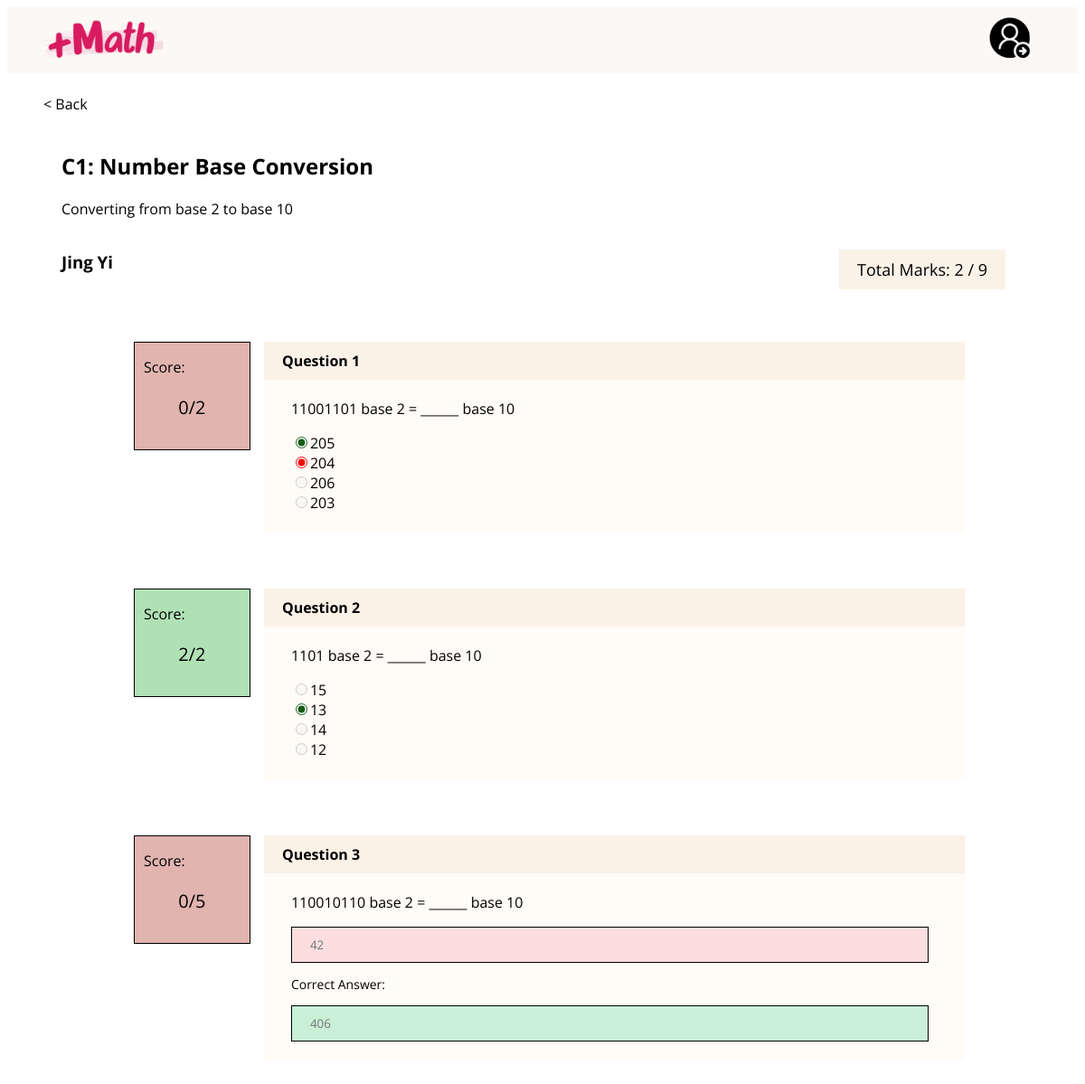
The app's page /teaViewSpecStuResponse.php?stu_quiz_id=11&quiz_id=1&student_id=1 (signed in) with its own data.
### tables this page shows
CREATE TABLE IF NOT EXISTS `quiz` (
  `quiz_id` int NOT NULL AUTO_INCREMENT,
  `quiz_name` varchar(100) NOT NULL,
  `quiz_description` varchar(10000) NOT NULL,
  `creation_time` datetime NOT NULL,
  `teacher_id` int NOT NULL,
  PRIMARY KEY (`quiz_id`),
  KEY `FK_quiz_teacher_id` (`teacher_id`)
);

CREATE TABLE IF NOT EXISTS `student` (
  `student_id` int NOT NULL AUTO_INCREMENT,
  `student_name` varchar(100) NOT NULL,
  `student_password` varchar(100) NOT NULL,
  `student_email` varchar(100) NOT NULL,
  `class_id` int DEFAULT NULL,
  PRIMARY KEY (`student_id`),
  KEY `FK_student_class_id` (`class_id`)
);

CREATE TABLE IF NOT EXISTS `student_take_quiz` (
  `stu_quiz_id` int NOT NULL AUTO_INCREMENT,
  `score` float NOT NULL,
  `submitted_date` date NOT NULL,
  `submitted_status` varchar(20) NOT NULL,
  `student_id` int NOT NULL,
  `class_quiz_id` int NOT NULL,
  PRIMARY KEY (`stu_quiz_id`),
  KEY `FK_studenttakequiz_class_quiz_id` (`class_quiz_id`),
  KEY `FK_studenttakequiz_student_id` (`student_id`)
);

CREATE TABLE IF NOT EXISTS `student_answer` (
  `stu_ans_id` int NOT NULL AUTO_INCREMENT,
  `stu_ans` varchar(100) NOT NULL,
  `is_stu_ans_correct` tinyint(1) NOT NULL,
  `stu_ques_score` int NOT NULL,
  `stu_quiz_id` int NOT NULL,
  `question_id` int NOT NULL,
  PRIMARY KEY (`stu_ans_id`),
  KEY `FK_studentanswer_question_id` (`question_id`),
  KEY `FK_studentanswer_stu_quiz_id` (`stu_quiz_id`)
);

CREATE TABLE IF NOT EXISTS `question` (
  `question_id` int NOT NULL AUTO_INCREMENT,
  `question_text` varchar(10000) NOT NULL,
  `question_type` varchar(100) NOT NULL,
  `question_score` int NOT NULL,
  `quiz_id` int NOT NULL,
  PRIMARY KEY (`question_id`),
  KEY `FK_question_quiz_id` (`quiz_id`)
);

CREATE TABLE IF NOT EXISTS `mcq_answer` (
  `mcq_answer_id` int NOT NULL AUTO_INCREMENT,
  `mcq_answer_text` varchar(100) NOT NULL,
  `is_ques_ans_correct` tinyint(1) NOT NULL,
  `question_id` int NOT NULL,
  PRIMARY KEY (`mcq_answer_id`),
  KEY `FK_mcqanswer_question_id` (`question_id`)
);

CREATE TABLE IF NOT EXISTS `structure_answer` (
  `struc_answer_id` int NOT NULL AUTO_INCREMENT,
  `struc_answer_text` varchar(10000) NOT NULL,
  `question_id` int NOT NULL,
  PRIMARY KEY (`struc_answer_id`),
  KEY `FK_structureanswer_question_id` (`question_id`)
);

### teaViewSpecStuResponse.php (the view, shortened to what this page needs)
<?php
$servername = "localhost";
$username = "root";
$password = "";
$database = "rwdd_assignment";
$conn = new mysqli($servername, $username, $password, $database);
if (isset($_GET['stu_quiz_id']) && isset($_GET['quiz_id']) && isset($_GET['student_id'])) {
    $student_id = intval($_GET['student_id']);
    $stu_quiz_id = intval($_GET['stu_quiz_id']);
    $quiz_id = intval($_GET['quiz_id']);
    $studentQuery = "SELECT student_name FROM student WHERE student_id = ?";
    $stmt = $conn->prepare($studentQuery);
    $stmt->bind_param("i", $student_id);
    $stmt->execute();
    $studentResult = $stmt->get_result();
    $student = $studentResult->fetch_assoc();
    $quizQuery = "SELECT quiz_name, quiz_description FROM quiz WHERE quiz_id = ?";
    $stmt = $conn->prepare($quizQuery);
    $stmt->bind_param("i", $quiz_id);
    $stmt->execute();
    $quizResult = $stmt->get_result();
    $quiz = $quizResult->fetch_assoc();
} else {
    echo "Invalid request. No student or quiz ID provided.";
    exit();
}
?>
<!DOCTYPE html>
<html lang="en">
<head>
</head>
<body>
<div style="position:sticky; z-index:1; top:0; height: 73px;background-color:#FBF8F5;">
        <div style="float:left; padding:10px 10px 10px 30px;">
            <img src="logo.png" style="width:150px;" onclick="window.location.href='TeaMainPage.php'">
        </div>
        <div style="float:right; padding-right:40px;">
            <div class="dropdown">
                <button class="dropbtn" id="dropbtn" type="button" onclick="profileDropDown()">
                    <img src="stuprofilebtn.png" style="width:50px;">
                </button>
            </div>
        </div>
    </div>
    <br>
    <button class="back" type="submit" name="back" onclick="window.location.href='teaViewStudentResponse.php?quiz_id=<?php echo $quiz_id; ?>'">< Back</button>
    <div class="content">
        <?php
            $studentTotalMarksQuery = mysqli_query($conn,"SELECT score FROM student_take_quiz WHERE stu_quiz_id= '$stu_quiz_id'");
            $studentTotalMarks = mysqli_fetch_array($studentTotalMarksQuery);
            $quizScoresql = mysqli_query($conn,"SELECT SUM(question_score) AS totalscore FROM question
                        inner join quiz q on question.quiz_id = q.quiz_id
                        WHERE q.quiz_id ='$quiz_id'");
            $quizScore = mysqli_fetch_array($quizScoresql);
        ?>
        <h2><?php echo htmlspecialchars($quiz['quiz_name']); ?></h2>
        <p><?php echo htmlspecialchars($quiz['quiz_description']); ?></p>
        <div class="score">
            <h3 style="float:left;"><?php echo htmlspecialchars($student['student_name']); ?></h3>
            <p style="float:right; margin-right:20px; font-size:18px; background-color:#faf1e7; padding: 10px 20px;"> Total Marks: <?php echo $studentTotalMarks['score'];?> / <?php echo $quizScore['totalscore'];?></p>
        </div>
        <?php
        if (isset($_GET['stu_quiz_id'])) {
            $stqQuizID = intval($_GET['stu_quiz_id']);
        } else {
            echo "<script>alert('Please choose a quiz.');window.location.href='stuViewAllSubmittedQuizzes.php';</script>";
        }
        $reviewquizsql = mysqli_query($conn, "SELECT sa.stu_ques_score, q.question_id ,q.question_text, q.question_score, q.question_type FROM question q INNER JOIN student_answer sa ON q.question_id = sa.question_id WHERE stu_quiz_id=$stqQuizID");
        $loop = 1;
        while($reviewquiz = mysqli_fetch_array($reviewquizsql)){
            $questionID = $reviewquiz['question_id'];
            if ($reviewquiz['question_type'] == "Multiple Choice Question"){
                $answerforquestionsql = mysqli_query($conn,"SELECT mcq_answer_text, is_ques_ans_correct FROM mcq_answer WHERE question_id=$questionID");
                $studentansforquestionsql=mysqli_query($conn,"SELECT is_stu_ans_correct,stu_ans FROM student_answer WHERE question_id=$questionID");
                $studentansforquestion = mysqli_fetch_array($studentansforquestionsql);
                echo '<div class="col-12 container-div">';
                    if ($reviewquiz['stu_ques_score'] == $reviewquiz['question_score']){
                        echo '<div class="score-div-website" style="background-color:#b0e1b4;">';
                        echo '<p style="padding-left:10px; padding-top:0px;">Score:</p>';
                        echo '<p style="text-align:center; padding-bottom:10px; font-size:20px;">' .$reviewquiz['stu_ques_score']. '/' .$reviewquiz['question_score']. '</p>';
                        echo '</div>';
                    }else{
                        echo '<div class="score-div-website" style="background-color:#e1b4b0;">';
                        echo '<p style="padding-left:10px; padding-top:0px;">Score:</p>';
                        echo '<p style="text-align:center; padding-bottom:10px; font-size:20px;">' .$reviewquiz['stu_ques_score']. '/' .$reviewquiz['question_score']. '</p>';
                        echo '</div>';
                    }
                    echo '<div class="col-12">';
                        echo '<p class="questionNo">Question '.$loop. '</p>';
                        echo '<div class="question-div" style="padding: 5px 40px 0px 30px;">';
                            echo '<p>'. $reviewquiz['question_text']. '</p>';
                            while($answerforquestion = mysqli_fetch_array($answerforquestionsql)){
                                if ($answerforquestion['is_ques_ans_correct'] == '1'){
                                    echo '<input type="radio" style="accent-color:rgb(23, 92, 23);" checked>'.$answerforquestion['mcq_answer_text'];
                                }else if ($studentansforquestion['is_stu_ans_correct'] == '0' && $answerforquestion['mcq_answer_text'] == $studentansforquestion['stu_ans']){
                                    echo '<input type="radio" style="accent-color:#FF0000;" checked>'.$answerforquestion['mcq_answer_text'];
                                }else{
                                    echo '<input type="radio" disabled>'.$answerforquestion['mcq_answer_text'];
                                }
                                echo '<br>';
                            }
                            echo '<br>';
                        echo '</div>';
                    echo '</div>';
                echo '</div>';
            }else{
                $answerforquestionsql = mysqli_query($conn,"SELECT struc_answer_text FROM structure_answer WHERE question_id=$questionID");
                $answerforquestion = mysqli_fetch_array($answerforquestionsql);
                $studentansforquestionsql=mysqli_query($conn,"SELECT stu_ans, is_stu_ans_correct FROM student_answer WHERE question_id=$questionID AND stu_quiz_id = $stqQuizID");
                $studentansforquestion = mysqli_fetch_array($studentansforquestionsql);
                echo '<div class="col-12 container-div">';
                if ($reviewquiz['stu_ques_score'] == $reviewquiz['question_score']){
                    echo '<div class="score-div-website" style="background-color:#b0e1b4;">';
                    echo '<p style="padding-left:10px; padding-top:0px;">Score:</p>';
                    echo '<p style="text-align:center; padding-bottom:10px; font-size:20px;">' .$reviewquiz['stu_ques_score']. '/' .$reviewquiz['question_score']. '</p>';
                    echo '</div>';
                    echo '<div class="score-div-mobile" style="background-color:#b0e1b4;">';
                    echo '<p style="padding-left:10px; padding-top:0px;">Score: '.$reviewquiz['stu_ques_score']. '/' .$reviewquiz['question_score']. '</p>';
                    echo '</div>';
                }else{
                    echo '<div class="score-div-website" style="background-color:#e1b4b0;">';
                    echo '<p style="padding-left:10px; padding-top:0px;">Score:</p>';
                    echo '<p style="text-align:center; padding-bottom:10px; font-size:20px;">' .$reviewquiz['stu_ques_score']. '/' .$reviewquiz['question_score']. '</p>';
                    echo '</div>';
                }
                echo '<div class="col-12">';
                echo '<p class="questionNo">Question '.$loop. '</p>';
                echo '<div class="question-div" style="padding: 5px 40px 0px 30px;">';
                echo '<p>'. $reviewquiz['question_text']. '</p>';
                if ($studentansforquestion['is_stu_ans_correct'] == '1'){
                    echo '<input type="text" placeholder="'.$studentansforquestion['stu_ans'].'" style="background-color:white; border: 1px solid black; padding:10px 20px; margin-bottom:20px; width:100%;" disabled>';
                }else{
                    echo '<input type="text" placeholder="'.$studentansforquestion['stu_ans'].'" style="background-color:#fcdede; border: 1px solid black; padding:10px 20px; width:100%;" disabled>';
                    echo '<br>';
                    echo '<p style="font-size:14px;">Correct Answer:</p>';
                    echo '<input type="text" placeholder="'.$answerforquestion['struc_answer_text'].'" style="background-color:#c9f0d7; border: 1px solid black; margin-bottom:20px; padding:10px 20px; width:100%;" disabled>';
                }
                echo '</div>';
                echo '</div>';
                echo '</div>';
            }
            echo '<br>';
            $loop +=1;
        }?>
    </div>
</body>
</html>

### teaViewSpecStuResponse.php (style rules this page uses)
* { font-family: "Open Sans", sans-serif; box-sizing:border-box; }
@media only screen and (min-width: 768px) { .col-12 { width: 100%; } }
@media only screen and (min-width: 768px) { .score-div-website { border:1px solid black; width:150px; height: 120px; } }
@media only screen and (min-width: 768px) { .question-div { width:100%; height: auto; margin-left:15px; padding: 10px 20px; background-color:#fffbf7; margin-top:0px; } }
@media only screen and (min-width: 768px) { .container-div { display:flex; padding:40px 80px 0px 80px; } }
@media only screen and (min-width: 768px) { .questionNo { width:100%; background-color:#faf1e7; margin-left:15px; margin-top:0px; margin-bottom:0px; padding:10px 20px; font-weight:bold; } }
.back { font-size: 16px; background-color:white; border-style:none; padding-left:40px; }
.dropbtn { border-style:none; background-color:transparent; padding: 10px; cursor: pointer; }
.dropdown { position: relative; display: inline-block; }
.content { padding: 20px 60px; }

### records on screen
quiz: quiz_name "C1: Number Base Conversion", quiz_description "Converting from base 2 to base 10"
student: student_name "Jing Yi"
student_take_quiz: score "2"
student_answer: stu_ques_score "0", question.question_score "2", question.question_text "11001101 base 2 = ______ base 10"
mcq_answer: mcq_answer_text "205"
mcq_answer: mcq_answer_text "204"
mcq_answer: mcq_answer_text "206"
mcq_answer: mcq_answer_text "203"
student_answer: stu_ques_score "2", question.question_score "2", question.question_text "1101 base 2 = ______ base 10"
mcq_answer: mcq_answer_text "15"
mcq_answer: mcq_answer_text "13"
mcq_answer: mcq_answer_text "14"
mcq_answer: mcq_answer_text "12"
student_answer: stu_ques_score "0", question.question_score "5", question.question_text "110010110 base 2 = ______ base 10", stu_ans "42", struc_answer_text "406"

### other values on screen
$quizScore['totalscore'] "9"
